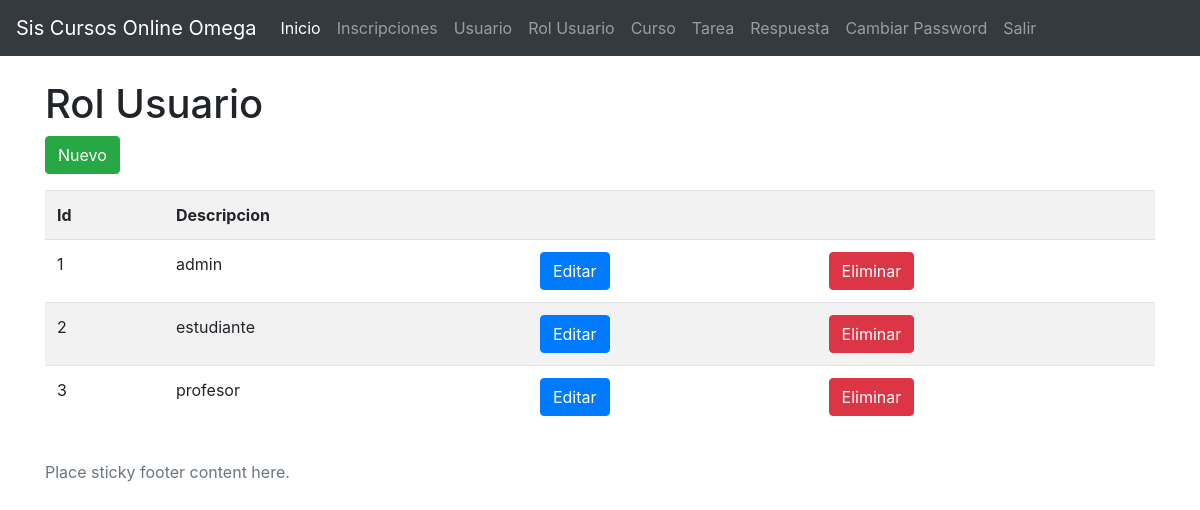
The page /rol_usuario.php on the database its author committed.
### tables this page shows
CREATE TABLE `rol_usuario` (
  `id` int(11) NOT NULL,
  `descripcion` varchar(100) NOT NULL
);

### rol_usuario.php (the view)
<?php
require('librerias/cabe.php');
require_once('librerias/conexionBD.php');
$sql = "select * from rol_usuario";
$result =  $conn->query($sql);
$categorias = array();
while ($fila =  $result->fetch_array()) {
    $categorias[] = $fila;
}
?>
      <div class="container">
        <div class="row">
            <div class="col-12">
                <h1>Rol Usuario</h1>
                <p>
                    <a href="rol_usuario-edit.php" class="btn btn-success">Nuevo</a>
                </p>
                <table class="table table-striped">
                    <tr>
                        <th>Id</th>
                        <th>Descripcion</th>
                        <th></th>
                        <th></th>
                    </tr>
                    <?php foreach ($categorias as $item): ?>
                    <tr>
                        <td><?= $item['id']?></td>
                        <td><?= $item['descripcion']?></td>
                        <td>
                            <a href="rol_usuario-edit.php?id=<?=$item['id']?>" class="btn btn-primary">Editar</a>
                        </td>
                        <td>
                            <a href="rol_usuario-eliminar.php?id=<?=$item['id']?>" class="btn btn-danger" onclick="return(confirm('Esta Seguro de Eliminar?'))">Eliminar</a>
                        </td>
                    </tr>
                    <?php endforeach ?>
                </table>
            </div>
        </div>
      </div>
<?php
require_once('librerias/pie.php');
 ?>

### rows shown on the page
rol_usuario: id "1", descripcion "admin"
rol_usuario: id "2", descripcion "estudiante"
rol_usuario: id "3", descripcion "profesor"
